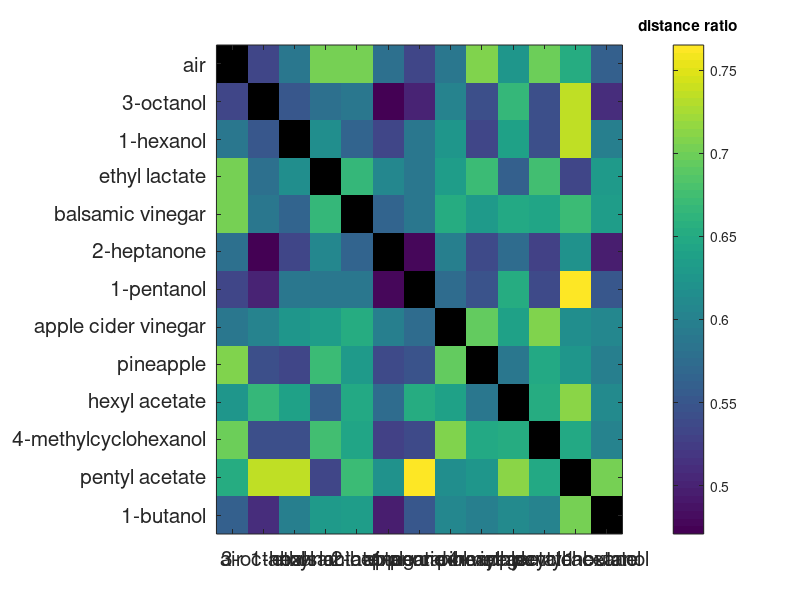

MATLAB code to generate this figure:
clear all 
close all
odornames=[{'air'},{'3-octanol'},{'1-hexanol'},{'ethyl lactate'},{'balsamic vinegar'},{'2-heptanone'},{'1-pentanol'},{'apple cider vinegar'},{'pineapple'},{'hexyl acetate'},{'4-methylcyclohexanol'},{'pentyl acetate'},{'1-butanol'}];
load lowConc_distances
ld = averaged;

load highConc_distances
hd = averaged;

r = hd./ld;
imagesc(r)
set(gca,'XTick',[1:length(odornames)])
set(gca,'XTickLabel',odornames)
xtickangle(30)
set(gca,'YTick',[1:length(odornames)])
set(gca,'YTickLabel',odornames)
set(gca,'FontSize',15)
hcb = colorbar;
title(hcb,'distance ratio')
